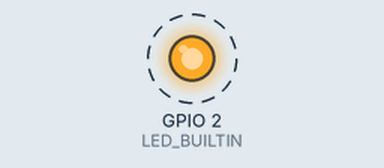
Simulated run of this sketch. Board: ESP32. Shown: output pins drawn as LEDs (lit = HIGH). Dashed ring = blinking. What the sketch prints to the serial monitor is not drawn.

Above: at 0.5 s.
Timing chart, 0 to 4.6 s (numbered marks = the images above):
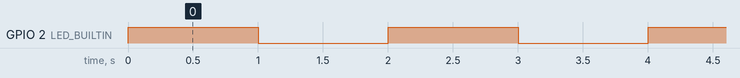

The sketch:

teste_solda.ino
```cpp
// LED piscando com ESP32
#define LED_BUILTIN 2  // GPIO2 - LED interno na maioria das placas ESP32

void setup() {
  pinMode(LED_BUILTIN, OUTPUT);
  Serial.begin(115200);
  Serial.println("ESP32 - LED Piscando Iniciado!");
}

void loop() {
  digitalWrite(LED_BUILTIN, HIGH);   // Liga o LED
  Serial.println("LED LIGADO");
  delay(1000);                       // Espera 1 segundo

  digitalWrite(LED_BUILTIN, LOW);    // Desliga o LED
  Serial.println("LED DESLIGADO");
  delay(1000);                       // Espera 1 segundo
}
```

Measured:
- by itself, GPIO 2 (LED_BUILTIN): alternates HIGH for 1.0 s and LOW for 1.0 s
